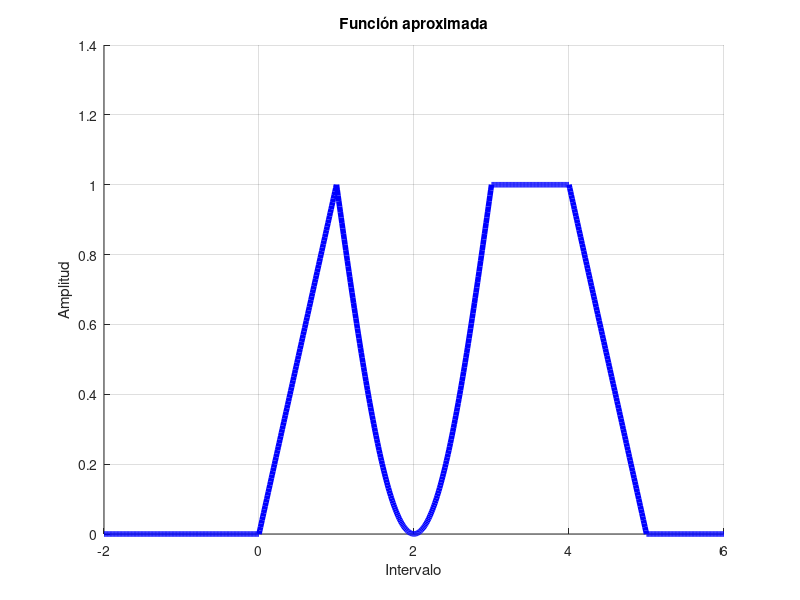

MATLAB code to generate this figure:
clc; 
clear;


u = @(t) (t >= 0); 
% Definir Parámetros

t = -2:0.01:6;

y = t.*(u(t)-u(t-1)) + 1.*(sin(pi/2*t+pi/2)+1).*(u(t-1)-u(t-3)) + 1.*(u(t-3)-u(t-4)) + (-t+5).*(u(t-4)-u(t-5));
f = y(:); % Convierte y en un vector columna


hold on
plot(t, y, 'b', 'linewidth', 4);
title('Función aproximada');
xlabel('Intervalo');
ylabel('Amplitud');
grid on;